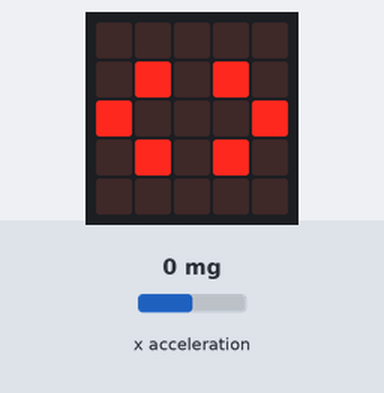
Bench run of a program on a simulated BBC micro:bit (MakeCode). Shown: the board's 5×5 LED display. The inputs (shaded band) are chosen by the test bench; at power-on: x acceleration 0 mg.

Above: at 1.2 s.
1.3 s: x acceleration set to -750 mg
At 1.88 s:
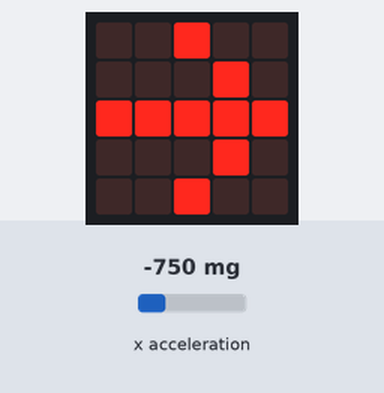
3.6 s: x acceleration set to 750 mg
At 3.97 s:
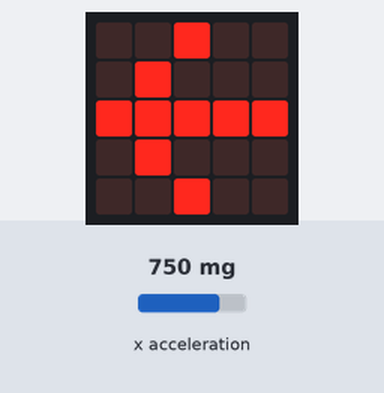
6.5 s: x acceleration set to -363 mg
At 6.92 s:
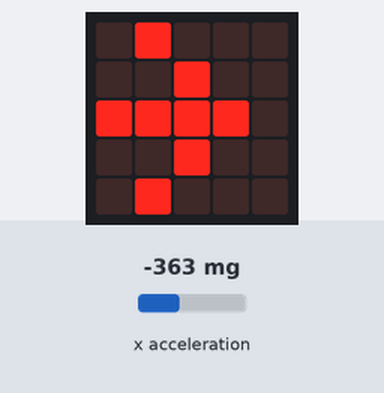
9.4 s: x acceleration set to -303 mg
At 9.85 s:
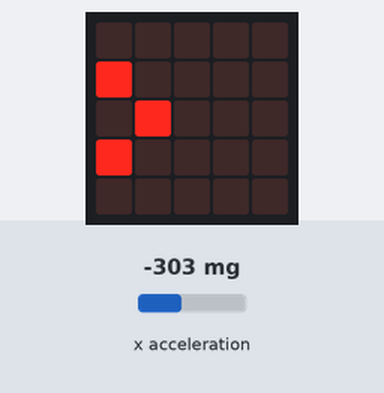
12.4 s: x acceleration set to 35 mg
At 12.78 s:
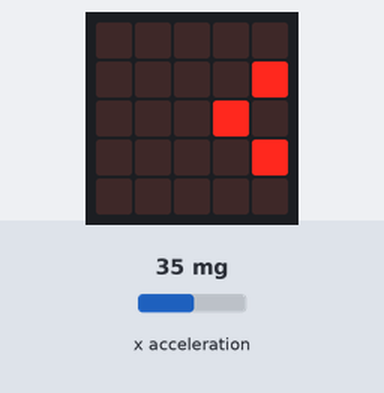
15.3 s: x acceleration set to 0 mg
At 15.73 s:
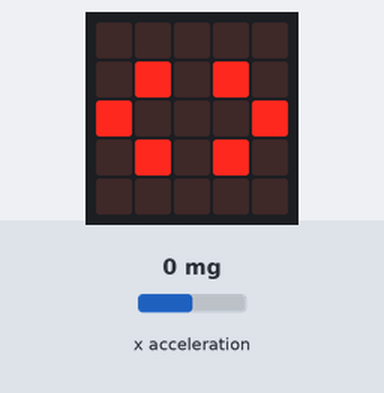

Measured:
- after the input at 1.3 s, the display: first differs from a run without the input after 0.39 s (image 1)
- after the input at 3.6 s, the display: changes after 0.17 s (image 2)
- after the input at 6.5 s, the display: first differs from a run without the input after 0.23 s (image 3)
- after the input at 9.4 s, the display: changes after 0.26 s (image 4)
- after the input at 12.4 s, the display: changes after 0.19 s (image 5)
- after the input at 15.3 s, the display: first differs from a run without the input after 0.24 s (image 6)
- what the display in image 0 shows lasts 0.4 s, from 0.8 s to 1.2 s

The program:

main.ts
```typescript
basic.forever(function () {
    if (input.acceleration(Dimension.X) >= -1023 && input.acceleration(Dimension.X) <= -666) {
        basic.showLeds(`
            . . # . .
            . . . # .
            # # # # #
            . . . # .
            . . # . .
            `)
        basic.clearScreen()
    }
    if (input.acceleration(Dimension.X) > -666 && input.acceleration(Dimension.X) <= -333) {
        basic.showLeds(`
            . # . . .
            . . # . .
            # # # # .
            . . # . .
            . # . . .
            `)
        basic.clearScreen()
    }
    if (input.acceleration(Dimension.X) > -333 && input.acceleration(Dimension.X) <= -5) {
        basic.showLeds(`
            . . . . .
            # . . . .
            . # . . .
            # . . . .
            . . . . .
            `)
        basic.clearScreen()
    }
    if (input.acceleration(Dimension.X) > -5 && input.acceleration(Dimension.X) <= 5) {
        basic.showLeds(`
            . . . . .
            . # . # .
            # . . . #
            . # . # .
            . . . . .
            `)
        basic.clearScreen()
    }
    if (input.acceleration(Dimension.X) > 5 && input.acceleration(Dimension.X) <= 333) {
        basic.showLeds(`
            . . . . .
            . . . . #
            . . . # .
            . . . . #
            . . . . .
            `)
        basic.clearScreen()
    }
    if (input.acceleration(Dimension.X) > 333 && input.acceleration(Dimension.X) <= 666) {
        basic.showLeds(`
            . . . # .
            . . # . .
            . # # # #
            . . # . .
            . . . # .
            `)
        basic.clearScreen()
    }
    if (input.acceleration(Dimension.X) > 666) {
        basic.showLeds(`
            . . # . .
            . # . . .
            # # # # #
            . # . . .
            . . # . .
            `)
        basic.clearScreen()
    }
})
```

test.ts
```typescript
// aquí va el archivo "tests"; esto no se compilará cuando este paquete se utilice como una extensión.
```
